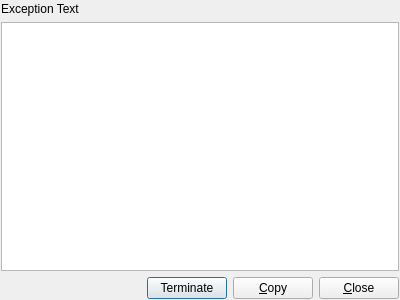
<?xml version="1.0" encoding="UTF-8"?>
<ui version="4.0">
 <class>TracebackDialog</class>
 <widget class="QDialog" name="TracebackDialog">
  <property name="geometry">
   <rect>
    <x>0</x>
    <y>0</y>
    <width>400</width>
    <height>300</height>
   </rect>
  </property>
  <property name="windowTitle">
   <string>Traceback</string>
  </property>
  <layout class="QVBoxLayout" name="verticalLayout">
   <property name="leftMargin">
    <number>1</number>
   </property>
   <property name="topMargin">
    <number>2</number>
   </property>
   <property name="rightMargin">
    <number>1</number>
   </property>
   <property name="bottomMargin">
    <number>1</number>
   </property>
   <item>
    <widget class="QLabel" name="labelTitle">
     <property name="text">
      <string>Exception Text</string>
     </property>
    </widget>
   </item>
   <item>
    <widget class="QTextEdit" name="textStackTrace"/>
   </item>
   <item>
    <layout class="QHBoxLayout" name="horizontalLayout">
     <item>
      <spacer name="horizontalSpacer">
       <property name="orientation">
        <enum>Qt::Horizontal</enum>
       </property>
       <property name="sizeHint" stdset="0">
        <size>
         <width>40</width>
         <height>20</height>
        </size>
       </property>
      </spacer>
     </item>
     <item>
      <widget class="QPushButton" name="pushButtonKillApp">
       <property name="text">
        <string>Terminate</string>
       </property>
       <property name="icon">
        <iconset>
         <normaloff>:/icons/emblems/emblem-important.png</normaloff>:/icons/emblems/emblem-important.png</iconset>
       </property>
      </widget>
     </item>
     <item>
      <widget class="QPushButton" name="pushCopy">
       <property name="text">
        <string>&amp;Copy</string>
       </property>
       <property name="icon">
        <iconset>
         <normaloff>:/icons/actions/edit-copy.png</normaloff>:/icons/actions/edit-copy.png</iconset>
       </property>
      </widget>
     </item>
     <item>
      <widget class="QPushButton" name="pushClose">
       <property name="text">
        <string>&amp;Close</string>
       </property>
       <property name="icon">
        <iconset>
         <normaloff>:/icons/actions/dialog-cancel.png</normaloff>:/icons/actions/dialog-cancel.png</iconset>
       </property>
      </widget>
     </item>
    </layout>
   </item>
  </layout>
 </widget>
 <resources/>
 <connections>
  <connection>
   <sender>pushClose</sender>
   <signal>clicked()</signal>
   <receiver>TracebackDialog</receiver>
   <slot>reject()</slot>
   <hints>
    <hint type="sourcelabel">
     <x>364</x>
     <y>277</y>
    </hint>
    <hint type="destinationlabel">
     <x>244</x>
     <y>290</y>
    </hint>
   </hints>
  </connection>
 </connections>
</ui>
